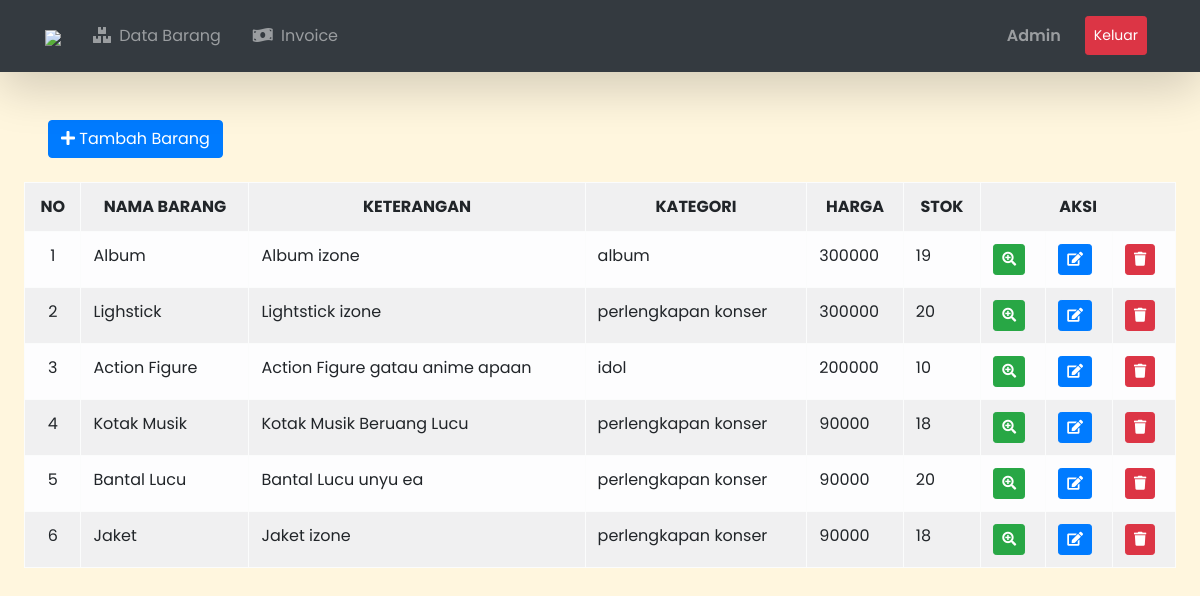
Page /index.php/admin/data_barang on the committed database.
### tables this page shows
CREATE TABLE `barang` (
  `id_brg` int(11) NOT NULL,
  `nama_brg` varchar(120) NOT NULL,
  `keterangan` varchar(225) NOT NULL,
  `kategori` varchar(60) NOT NULL,
  `harga` int(11) NOT NULL,
  `stok` int(4) NOT NULL,
  `gambar` text NOT NULL
);

### application/controllers/admin/data_barang.php (called while the page is built, shortened)
<?php
class Data_barang extends CI_Controller {
    public function index()
    {
        $data['barang'] = $this->model_barang->tampil_data()->result();
        $this->load->view('templates_admin/header');
		$this->load->view('templates_admin/sidebar');
		$this->load->view('admin/data_barang',$data);
		$this->load->view('templates_admin/footer');
    }
}

### index.php (called while the page is built, shortened)
<?php
require_once BASEPATH.'core/CodeIgniter.php';

### application/models/model_barang.php (called while the page is built, shortened)
<?php
class Model_barang extends CI_Model {
    public function tampil_data(){
        return $this->db->get('barang');
    }
}

### application/views/admin/data_barang.php (the view, shortened to what this page needs)
<div class="m-4">
    <button class="btn btn-primary m-4" data-toggle="modal" data-target="#tambah_barang"> <i class="fas fa-plus"></i> Tambah Barang</button>
    <table class="table table-bordered table-striped table-light">
        <tr>
            <th class="text-center">NO</th>
            <th class="text-center" >NAMA BARANG</th>
            <th class="text-center" >KETERANGAN</th>
            <th class="text-center" >KATEGORI</th>
            <th class="text-center" >HARGA</th>
            <th class="text-center" >STOK</th>
            <th class="text-center" colspan="3">AKSI</th>
        </tr>
        <?php
        $no = 1;
        foreach($barang as $brg) : ?>
            <tr>
                <td class="text-center"><?= $no++ ?></td>
                <td><?= $brg->nama_brg ?></td>
                <td><?= $brg->keterangan ?></td>
                <td><?= $brg->kategori ?></td>
                <td><?= $brg->harga ?></td>
                <td><?= $brg->stok ?></td>
				<td><?= anchor('admin/data_barang/detail_barang/'.$brg->id_brg,'<div class="btn btn-success btn-sm"> <i class="fas fa-search-plus"></i> </div>');
                ?></td>
                <td><?=
                anchor('admin/data_barang/edit/'.$brg->id_brg,'<div class="btn btn-primary btn-sm"> <i class="fas fa-edit"></i> </div>');
                ?></td>
                <td><?=
                anchor('admin/data_barang/hapus/'.$brg->id_brg,'<div class="btn btn-danger btn-sm"> <i class="fas fa-trash"></i> </div>');
                ?></td>
            </tr>
        <?php endforeach; ?>
    </table>
</div>

### rows in the picture
barang: nama_brg "Album", keterangan "Album izone", kategori "album", harga "300000", stok "19"
barang: nama_brg "Lighstick", keterangan "Lightstick izone", kategori "perlengkapan konser", harga "300000", stok "20"
barang: nama_brg "Action Figure", keterangan "Action Figure gatau anime apaan", kategori "idol", harga "200000", stok "10"
barang: nama_brg "Kotak Musik", keterangan "Kotak Musik Beruang Lucu", kategori "perlengkapan konser", harga "90000", stok "18"
barang: nama_brg "Bantal Lucu", keterangan "Bantal Lucu unyu ea", kategori "perlengkapan konser", harga "90000", stok "20"
barang: nama_brg "Jaket", keterangan "Jaket izone", kategori "perlengkapan konser", harga "90000", stok "18"
